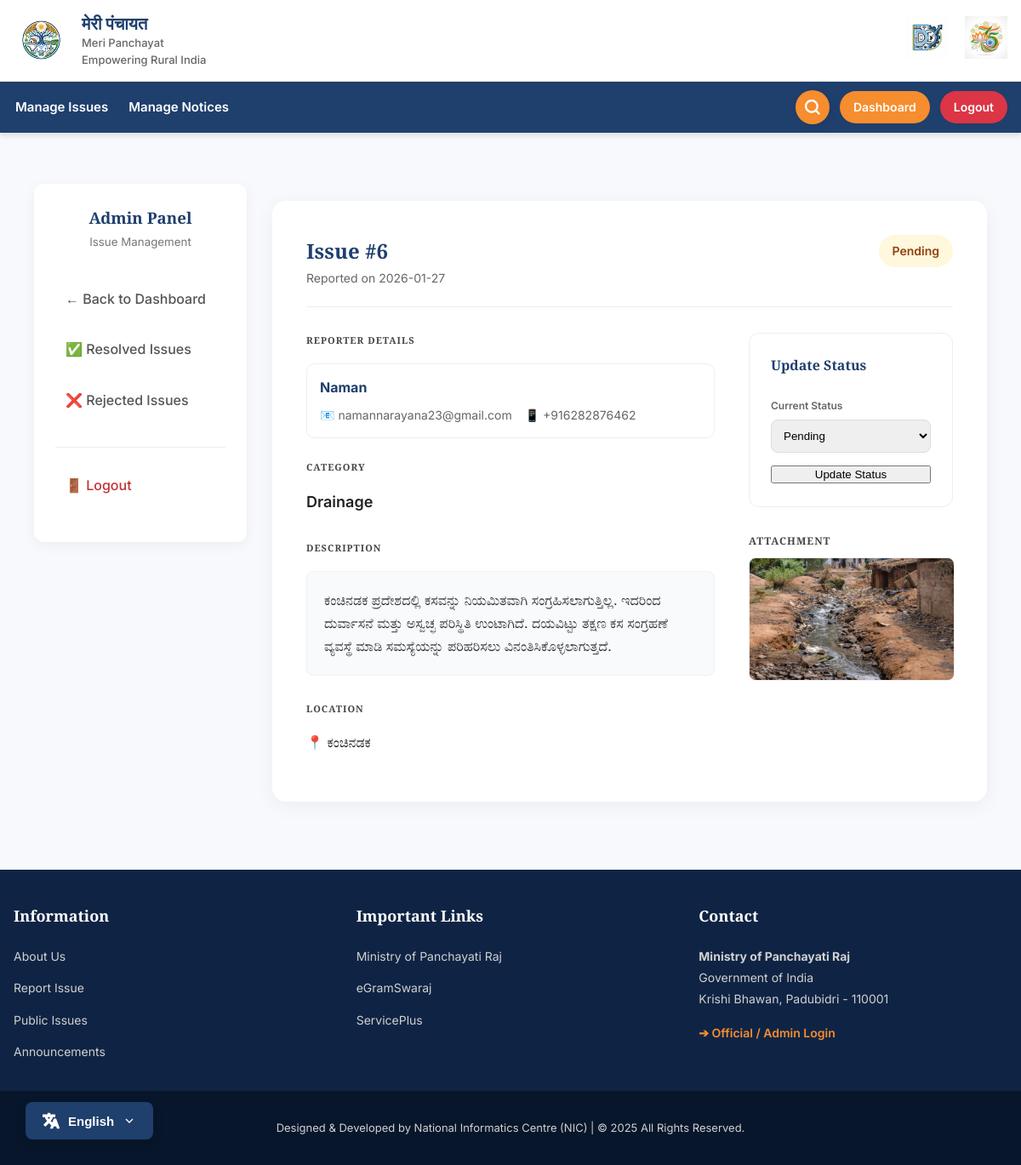
Page /admin/issue/view/6 (signed in) on the committed database.
### tables this page shows
CREATE TABLE issues (
        id INTEGER PRIMARY KEY AUTOINCREMENT,
        tracking_id TEXT UNIQUE,
        panchayath_id INTEGER,
        category TEXT,
        description TEXT,
        location TEXT,
        photo_path TEXT,
        status TEXT DEFAULT 'Pending',
        rejection_reason TEXT,
        created_at DATETIME DEFAULT CURRENT_TIMESTAMP
    , user_id INTEGER);

CREATE TABLE users (
        id INTEGER PRIMARY KEY AUTOINCREMENT,
        name TEXT,
        email TEXT UNIQUE,
        mobile TEXT,
        password_hash TEXT,
        created_at DATETIME DEFAULT CURRENT_TIMESTAMP
    );

### app.py (the view)
@app.route("/admin/issue/view/<int:issue_id>")
@login_required
def admin_issue_detail(issue_id):
    pid = session["panchayath_id"]
    conn = connect_db()
    issue = conn.execute("""
        SELECT i.*, u.name as reporter_name, u.email as reporter_email, u.mobile as reporter_mobile, p.name as panchayath_name
        FROM issues i
        JOIN users u ON i.user_id = u.id
        JOIN panchayath p ON i.panchayath_id = p.id
        WHERE i.id = ? AND i.panchayath_id = ?
    """, (issue_id, pid)).fetchone()
    conn.close()
    if not issue:
        flash(_get_text("flash_issue_not_found"), "danger")
        return redirect(url_for("admin_dashboard"))
    return render_template("admin/issue_detail.html", issue=issue)

### app.py (called while the page is built)
def connect_db():
    conn = sqlite3.connect(DB_NAME, timeout=10) # Added timeout
    conn.row_factory = sqlite3.Row
    conn.execute("PRAGMA journal_mode=WAL;")
    return conn

def _get_text(key):
    lang = session.get("lang", "en")
    return TRANSLATIONS.get(lang, TRANSLATIONS["en"]).get(key, key)

@app.context_processor
def inject_get_text():
    return dict(get_text=_get_text)

def login_required(f):
    @wraps(f)
    def decorated_function(*args, **kwargs):
        if "admin_id" not in session:
            flash(_get_text("flash_login_required"), "warning")
            return redirect(url_for("admin_login"))
        return f(*args, **kwargs)
    return decorated_function

### templates/admin/issue_detail.html (shortened to what this page needs)
{% extends "base.html" %}
{% block css %}
<link rel="stylesheet" href="{{ url_for('static', filename='css/dashboard.css') }}">
{% endblock %}
{% block content %}
<div class="admin-dashboard-container">
  <aside class="admin-sidebar">
    <div style="text-align: center; margin-bottom: 30px;">
      <h3 style="color: var(--primary-color); margin: 0; font-family: var(--font-serif);">{{ get_text('admin_panel') }}
      </h3>
      <small style="color: #777;">{{ get_text('issue_mgmt') }}</small>
    </div>
    <nav class="admin-nav">
      <ul style="list-style: none; padding: 0;">
        <li>
          <a href="{{ url_for('admin_dashboard') }}" style="transition: 0.2s;">
            &larr; {{ get_text('back_to_dashboard') }}
          </a>
        </li>
        <li>
          <a href="{{ url_for('admin_completed_issues') }}" style="transition: 0.2s;">
            ✅ {{ get_text('resolved_issues') }}
          </a>
        </li>
        <li>
          <a href="{{ url_for('admin_rejected_issues') }}" style="transition: 0.2s;">
            ❌ {{ get_text('rejected_issues') }}
          </a>
        </li>
        <li style="margin-top: 30px; border-top: 1px solid #eee; padding-top: 20px;">
          <a href="{{ url_for('admin_logout') }}" style="color: #c53030;">
            🚪 {{ get_text('logout') }}
          </a>
        </li>
      </ul>
    </nav>
  </aside>
  <main class="dashboard-main">
    <div style="background: white; padding: 40px; border-radius: 16px; box-shadow: 0 5px 25px rgba(0,0,0,0.05);">
      <div
        style="display: flex; justify-content: space-between; align-items: flex-start; margin-bottom: 30px; border-bottom: 1px solid #eee; padding-bottom: 20px;">
        <div>
          <h2 style="margin: 0; color: var(--primary-color); font-family: var(--font-serif);">{{
            get_text('issue_suffix') }} #{{ issue.id }}</h2>
          <span style="color: #666; font-size: 14px;">{{ get_text('reported_on') }} {{ issue.created_at[:10] }}</span>
        </div>
        <span class="status-badge" style="padding: 8px 16px; border-radius: 30px; font-weight: 600; font-size: 14px;
          {% if issue.status == 'Completed' %} background: #def7ec; color: #047857;
          {% elif issue.status == 'Rejected' %} background: #fde8e8; color: #c81e1e;
          {% elif issue.status == 'Under Review' %} background: #e1effe; color: #1e429f;
          {% else %} background: #fff8dd; color: #92400e; {% endif %}">
          {{ get_text(issue.status) }}
        </span>
      </div>
      <div class="issue-detail-grid">
        <div>
          <h5 style="margin-top: 0; color: #444; font-size: 11px; letter-spacing: 1px; text-transform: uppercase;">
            {{ get_text('reporter_details') }}</h5>
          <div
            style="background: #fff; padding: 15px; border: 1px solid #eee; border-radius: 10px; margin-bottom: 25px;">
            <p style="margin: 0; font-size: 16px; font-weight: 700; color: var(--primary-color);">{{ issue.reporter_name
              or get_text('anonymous') }}</p>
            <div style="display: flex; gap: 15px; margin-top: 8px; font-size: 14px; color: #666;">
              <span>📧 {{ issue.reporter_email or get_text('na') }}</span>
              <span>📱 {{ issue.reporter_mobile or get_text('na') }}</span>
            </div>
          </div>
          <h5 style="margin-top: 0; color: #444; font-size: 11px; letter-spacing: 1px; text-transform: uppercase;">
            {{ get_text('category') }}</h5>
          <p style="font-size: 18px; font-weight: 600; color: #222; margin-top: 5px;">{{ get_text(issue.category) }}</p>
          <h5 style="margin-top: 30px; color: #444; font-size: 11px; letter-spacing: 1px; text-transform: uppercase;">
            {{ get_text('description') }}</h5>
          <div
            style="background: #f8fafc; padding: 20px; border-radius: 8px; border: 1px solid #eef2f6; line-height: 1.7; color: #333;">
            {{ issue.description }}
          </div>
          <h5 style="margin-top: 30px; color: #444; font-size: 11px; letter-spacing: 1px; text-transform: uppercase;">
            {{ get_text('location_label') }}</h5>
          <p style="font-size: 16px; color: #222; margin-top: 5px;">📍 {{ issue.location }}</p>
        </div>
        <div>
          <div style="background: #fff; border: 1px solid #eee; border-radius: 12px; padding: 25px;">
            <h4 style="margin-top: 0; margin-bottom: 20px; color: var(--primary-color);">{{ get_text('update_status') }}
            </h4>
            {% if issue.status != 'Completed' %}
            <form method="post" action="{{ url_for('update_issue', issue_id=issue.id) }}">
              <div class="form-group">
                <label style="font-size: 12px; font-weight: 600; color: #666;">{{ get_text('current_status') }}</label>
                <select name="status"
                  style="width: 100%; padding: 10px; border-radius: 8px; border: 1px solid #ddd; margin-top: 5px;">
                  <option value="Pending" {% if issue.status=='Pending' %}selected{% endif %}>{{ get_text('Pending') }}
                  </option>
                </select>
              </div>
              <button type="submit" class="primary-btn"
                style="width: 100%; margin-top: 15px; justify-content: center;">{{ get_text('status_update_btn')
                }}</button>
            </form>
            {% else %}
            <div
              style="padding: 15px; background: #def7ec; color: #047857; border-radius: 8px; font-size: 14px; text-align: center;">
              ✅ {{ get_text('completed_notice') }}
            </div>
            {% endif %}
          </div>
          {% if issue.photo_path %}
          <div style="margin-top: 30px;">
            <h5
              style="margin-top: 0; color: #444; font-size: 12px; letter-spacing: 1px; text-transform: uppercase; margin-bottom: 10px;">
              {{ get_text('attachment') }}</h5>
            <div style="position: relative; display: inline-block; width: 100%;">
              <img src="{{ url_for('static', filename=issue.photo_path) }}"
                style="width: 100%; border-radius: 8px; border: 1px solid #eee; cursor: pointer;"
                onclick="openImageModal('{{ url_for('static', filename=issue.photo_path) }}')"
                title="Click to view full size">
            </div>
          </div>
          {% endif %}
        </div>
      </div>
    </div>
  </main>
</div>
{% endblock %}

### static/css/layout.css (style rules this page uses)
:root { --primary-color: #1f3f6d; --secondary-color: #f68d2e; --accent-color: #138808; --text-color: #333; --bg-color: #f7f9fc; --white: #ffffff; --font-main: 'Inter', sans-serif; --font-serif: 'Playfair Display', serif; }
html { scroll-behavior: smooth; }
body { margin: 0; font-family: var(--font-main); background: var(--bg-color); color: var(--text-color); line-height: 1.6; font-size: 16px; -webkit-font-smoothing: antialiased; -moz-osx-font-smoothing: grayscale; }
h1, h2, h3, h4, h5, h6 { font-family: var(--font-serif); font-weight: 700; margin-top: 0; color: var(--primary-color); }
main { padding: 20px 0; min-height: 60vh; }

### static/css/dashboard.css (style rules this page uses)
.admin-dashboard-container { display: grid; grid-template-columns: 250px 1fr; gap: 30px; padding: 40px; min-height: 80vh; max-width: 1400px; margin: auto; }
.admin-sidebar { background: var(--white); padding: 25px; border-radius: 12px; box-shadow: 0 4px 15px rgba(0, 0, 0, 0.05); height: fit-content; }
.admin-nav ul { list-style: none; padding: 0; }
.admin-nav li { margin-bottom: 10px; }
.admin-nav a { display: block; padding: 12px; color: #555; text-decoration: none; transition: 0.2s; border-radius: 8px; font-weight: 500; }
.dashboard-main { display: grid; gap: 30px; }
.issue-detail-grid { display: grid; grid-template-columns: 2fr 1fr; gap: 40px; }

### rows in the picture
issues: id "6", created_at "2026-01-27", status "Pending", category "Drainage", description "ಕಂಚಿನಡಕ ಪ್ರದೇಶದಲ್ಲಿ ಕಸವನ್ನು ನಿಯಮಿತವಾಗಿ ಸಂಗ್ರಹಿಸಲಾಗುತ್ತಿಲ್ಲ. ಇದರಿಂದ ದುರ್ವಾಸನೆ ಮತ್ತು ಅಸ್ವಚ್ಛ ಪರಿಸ್ಥಿತಿ ಉಂಟಾಗಿದೆ. ದಯವಿಟ್ಟು ತಕ್ಷಣ ಕಸ ಸಂಗ್ರಹಣೆ ವ್ಯವಸ್ಥೆ ಮಾಡಿ ಸಮಸ್ಯೆಯನ್ನು ಪರಿಹರಿಸಲು ವಿನಂತಿಸಿಕೊಳ್ಳಲಾಗುತ್ತದೆ.", location "ಕಂಚಿನಡಕ", photo_path (picture)
users: name "Naman", email "namannarayana23@gmail.com", mobile "+916282876462"

### other values in the picture
{{ get_text('brand_name_hindi') }} "मेरी पंचायत"
{{ get_text('brand_name_en') }} "Meri Panchayat"
{{ get_text('brand_tagline') }} "Empowering Rural India"
{{ get_text('manage_issues') }} "Manage Issues"
{{ get_text('manage_notices') }} "Manage Notices"
{{ get_text('dashboard') }} "Dashboard"
{{ get_text('logout') }} "Logout"
{{ get_text('admin_panel') }} "Admin Panel"
{{ get_text('issue_mgmt') }} "Issue Management"
{{ get_text('back_to_dashboard') }} "Back to Dashboard"
{{ get_text('resolved_issues') }} "Resolved Issues"
{{ get_text('rejected_issues') }} "Rejected Issues"
{{ get_text('issue_suffix') }} "Issue"
{{ get_text('reported_on') }} "Reported on"
{{ get_text('reporter_details') }} "REPORTER DETAILS"
